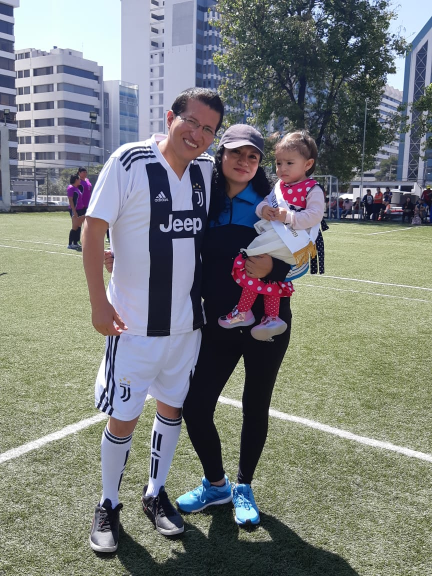
#> input picture PercepcionComputacional/images/image-fam.jpg, 864 x 1152 px (shown at 1/2 size)
$ jupyter execute --allow-errors FourierTransform.ipynb
#> lines starting #> are read from the running program, lines starting #| are printed output that depends on the picture
[cell 1]
import cv2
import numpy as np
from matplotlib import pyplot as plt

[cell 2]
img = cv2.imread('images/image-fam.jpg',0)
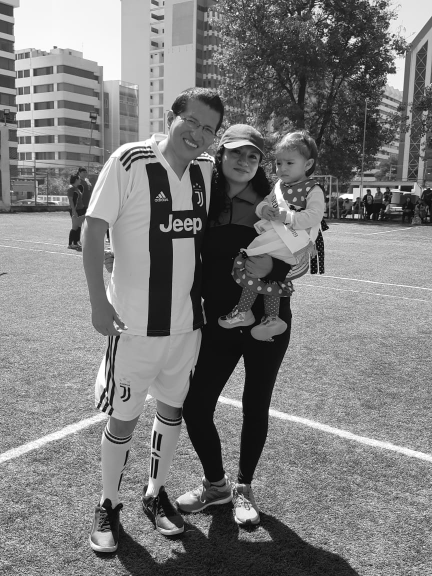
#> img: shape (1152, 864) (shown at 1/2 size); min 0, max 255, mean 124.3
f = np.fft.fft2(img)

fshift = np.fft.fftshift(f)
magnitude_spectrum = 20*np.log(np.abs(fshift))
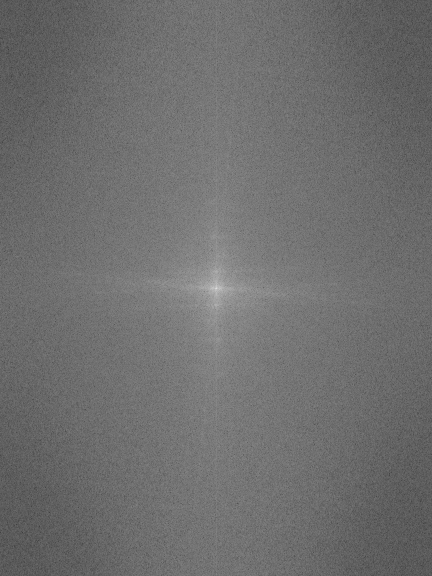
#> magnitude_spectrum: shape (1152, 864) float64 (shown at 1/2 size); min 51.51, max 372.7, mean 190.8; drawn with min black and max white

plt.subplot(121),plt.imshow(img, cmap = 'gray')
plt.title('Input Image'), plt.xticks([]), plt.yticks([])
plt.subplot(122),plt.imshow(magnitude_spectrum, cmap = 'gray')
plt.title('Magnitude Spectrum'), plt.xticks([]), plt.yticks([])
plt.show()
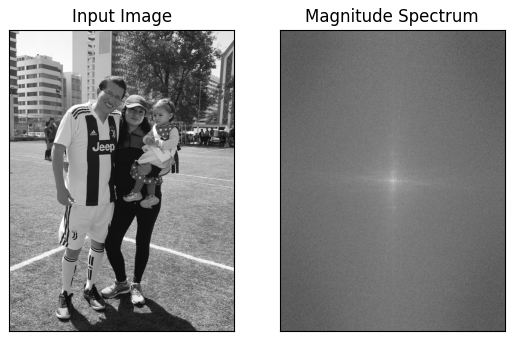
#> figure drawn by matplotlib, 2 panels

[cell 3]
rows, cols = img.shape
#> rows = 1152; cols = 864
mask = np.zeros((rows, cols, 2), np.uint8)
crow, ccol = int(rows/2) , int(cols/2)
#> crow = 576; ccol = 432
mask = np.zeros((rows, cols), np.uint8)
minrow = crow-1
#> minrow = 575
mincol = ccol-1
#> mincol = 431
#> (the rest of this cell did not finish here and is left out)

[cell 4]
import cv2 as cv
import numpy as np
from matplotlib import pyplot as plt
# simple averaging filter without scaling parameter
mean_filter = 1/9*np.ones((3,3))
# creating a gaussian filter
x = cv.getGaussianKernel(5,10)
gaussian = x*x.T

# different edge detecting filters
# scharr in x-direction
scharr = np.array([[-3, 0, 3],
                   [-10,0,10],
                   [-3, 0, 3]])
# sobel in x direction
sobel_x= np.array([[-1, 0, 1],
                   [-2, 0, 2],
                   [-1, 0, 1]])
# sobel in y direction
sobel_y= np.array([[-1,-2,-1],
                   [0, 0, 0],
                   [1, 2, 1]])
# laplacian
laplacian=np.array([[0, 1, 0],
                    [1,-4, 1],
                    [0, 1, 0]])
filters = [mean_filter, gaussian, laplacian, sobel_x, sobel_y, scharr]
filter_name = ['mean_filter', 'gaussian','laplacian', 'sobel_x', \
                'sobel_y', 'scharr_x']
fft_filters = [np.fft.fft2(x) for x in filters]
fft_shift = [np.fft.fftshift(y) for y in fft_filters]
mag_spectrum = [np.log(np.abs(z)+1) for z in fft_shift]
for i in range(6):
    plt.subplot(2,3,i+1),plt.imshow(mag_spectrum[i],cmap = 'gray')
    plt.title(filter_name[i]), plt.xticks([]), plt.yticks([])
plt.show()
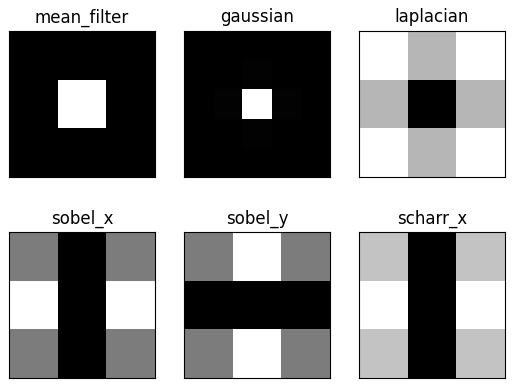
#> figure drawn by matplotlib, 6 panels

[cell 5]
def computeFftSignal(img, rate):
    # inputsignal: the signal for which the transform will be computed
    # rate: sampling frequency

    # Computing the Fourier transform (complex numbers list)
    signalf = np.fft.fft2(img)
    # Half of the fft list (real signal symmetry)
    h = len(signalf)/2
    signalf2 = abs(signalf[:(h-1)])
    # Vector of frequencies
    f = np.linspace(start=0, stop=rate/2, num=len(signalf2))

    r = (f, signalf2)

    return r

[cell 6]
import numpy as np
import cv2
from matplotlib import pyplot as plt


dft = cv2.dft(np.float32(img),flags = cv2.DFT_COMPLEX_OUTPUT)
dft_shift = np.fft.fftshift(dft)

magnitude_spectrum = 20*np.log(cv2.magnitude(dft_shift[:,:,0],dft_shift[:,:,1]))

plt.subplot(121),plt.imshow(img, cmap = 'gray')
plt.title('Input Image'), plt.xticks([]), plt.yticks([])
plt.subplot(122),plt.imshow(magnitude_spectrum, cmap = 'gray')
plt.title('Magnitude Spectrum'), plt.xticks([]), plt.yticks([])
plt.show()
rows, cols = img.shape
crow,ccol = int(rows/2) , int(cols/2)

# create a mask first, center square is 1, remaining all zeros
mask = np.zeros((rows,cols,2),np.uint8)
mask[crow-15:crow+15, ccol-15:ccol+15] = 1

# apply mask and inverse DFT
fshift = dft_shift*mask
f_ishift = np.fft.ifftshift(fshift)
img_back = cv2.idft(f_ishift)
img_back = cv2.magnitude(img_back[:,:,0],img_back[:,:,1])
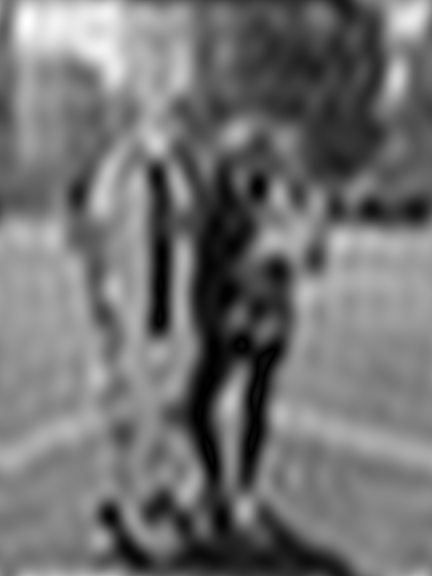
#> img_back: shape (1152, 864) float32 (shown at 1/2 size); min 36226.2, max 275937952, mean 123804520; drawn with min black and max white

plt.subplot(121),plt.imshow(img, cmap = 'gray')
plt.title('Input Image'), plt.xticks([]), plt.yticks([])
plt.subplot(122),plt.imshow(img_back, cmap = 'gray')
plt.title('Magnitude Spectrum'), plt.xticks([]), plt.yticks([])
plt.show()

[cell 7]
import numpy as np
import cv2
from matplotlib import pyplot as plt


dft = cv2.dft(np.float32(img),flags = cv2.DFT_COMPLEX_OUTPUT)
dft_shift = np.fft.fftshift(dft)

magnitude_spectrum = 20* np.log(cv2.magnitude(dft_shift[:,:,0],dft_shift[:,:,1]))

plt.subplot(121),plt.imshow(img, cmap = 'gray')
plt.title('Input Image'), plt.xticks([]), plt.yticks([])
plt.subplot(122),plt.imshow(magnitude_spectrum, cmap = 'gray')
plt.title('Magnitude Spectrum'), plt.xticks([]), plt.yticks([])
plt.show()
rows, cols = img.shape
crow,ccol = int(rows/2) , int(cols/2)

# create a mask first, center square is 1, remaining all zeros
mask = np.zeros((rows,cols,2),np.uint8)
mask[crow-20:crow+20, ccol-20:ccol+20] = 1

# apply mask and inverse DFT
fshift = dft_shift*mask
f_ishift = np.fft.ifftshift(fshift)
img_back = cv2.idft(f_ishift)
img_back = cv2.magnitude(img_back[:,:,0],img_back[:,:,1])
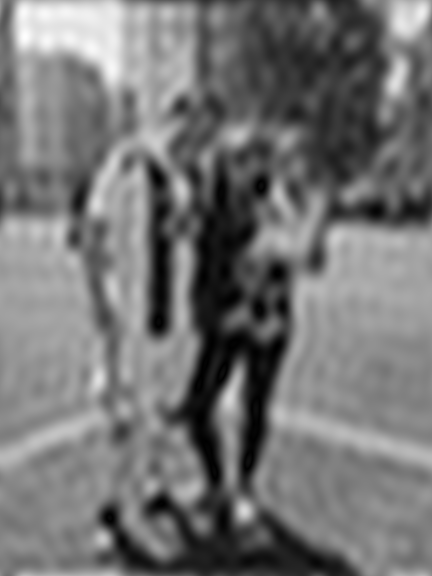
#> img_back: shape (1152, 864) float32 (shown at 1/2 size); min 88883.6, max 270090464, mean 123753720; drawn with min black and max white

plt.subplot(121),plt.imshow(img, cmap = 'gray')
plt.title('Input Image'), plt.xticks([]), plt.yticks([])
plt.subplot(122),plt.imshow(img_back, cmap = 'gray')
plt.title('Blur Spectrum'), plt.xticks([]), plt.yticks([])
plt.show()

[cell 8]
rows, cols = img.shape
crow, ccol = int(rows / 2), int(cols / 2)  # center

# Circular HPF mask, center circle is 0, remaining all ones

mask = np.ones((rows, cols, 2), np.uint8)
r = 500
center = [crow, ccol]
#> center = [576, 432]
x, y = np.ogrid[:rows, :cols]
#> x = 1152 values from 0 to 1151
mask_area = (x - center[0]) ** 2 + (y - center[1]) ** 2 <= r*r
mask[mask_area] = 1

# apply mask and inverse DFT
fshift = dft_shift * mask

fshift_mask_mag = 2000 * np.log(cv2.magnitude(fshift[:, :, 0], fshift[:, :, 1]))

f_ishift = np.fft.ifftshift(fshift)
img_back = cv2.idft(f_ishift)
img_back = cv2.magnitude(img_back[:, :, 0], img_back[:, :, 1])

plt.subplot(2, 2, 1), plt.imshow(img, cmap='gray')
plt.title('Input Image'), plt.xticks([]), plt.yticks([])
plt.subplot(2, 2, 2), plt.imshow(magnitude_spectrum, cmap='gray')
plt.title('After FFT'), plt.xticks([]), plt.yticks([])
plt.subplot(2, 2, 3), plt.imshow(fshift_mask_mag, cmap='gray')
plt.title('FFT + Mask'), plt.xticks([]), plt.yticks([])
plt.subplot(2, 2, 4), plt.imshow(img_back, cmap='gray')
plt.title('After FFT Inverse'), plt.xticks([]), plt.yticks([])
plt.show()

$ run again, with PercepcionComputacional/images/WIN_20200526_12_59_11_Pro.jpg copied over PercepcionComputacional/images/image-fam.jpg
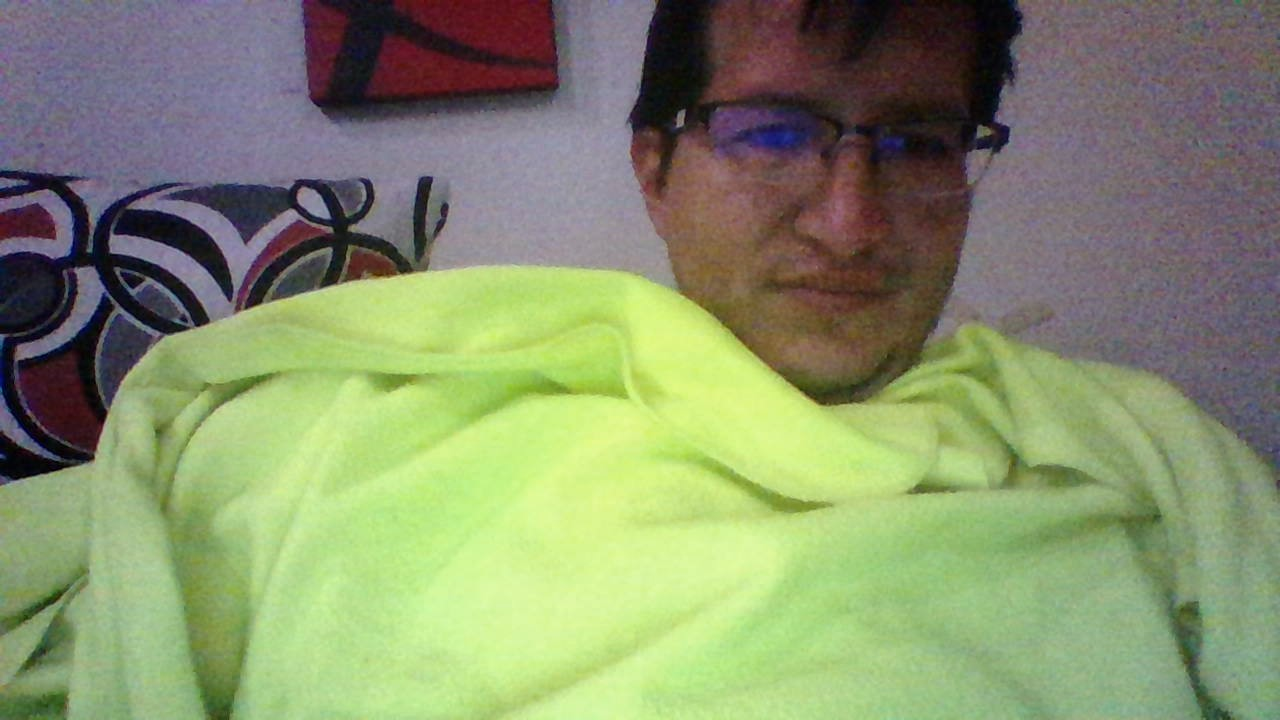
#> input picture PercepcionComputacional/images/WIN_20200526_12_59_11_Pro.jpg, 1280 x 720 px
#> `magnitude_spectrum = 20*np.log(np.abs(fshift))`:
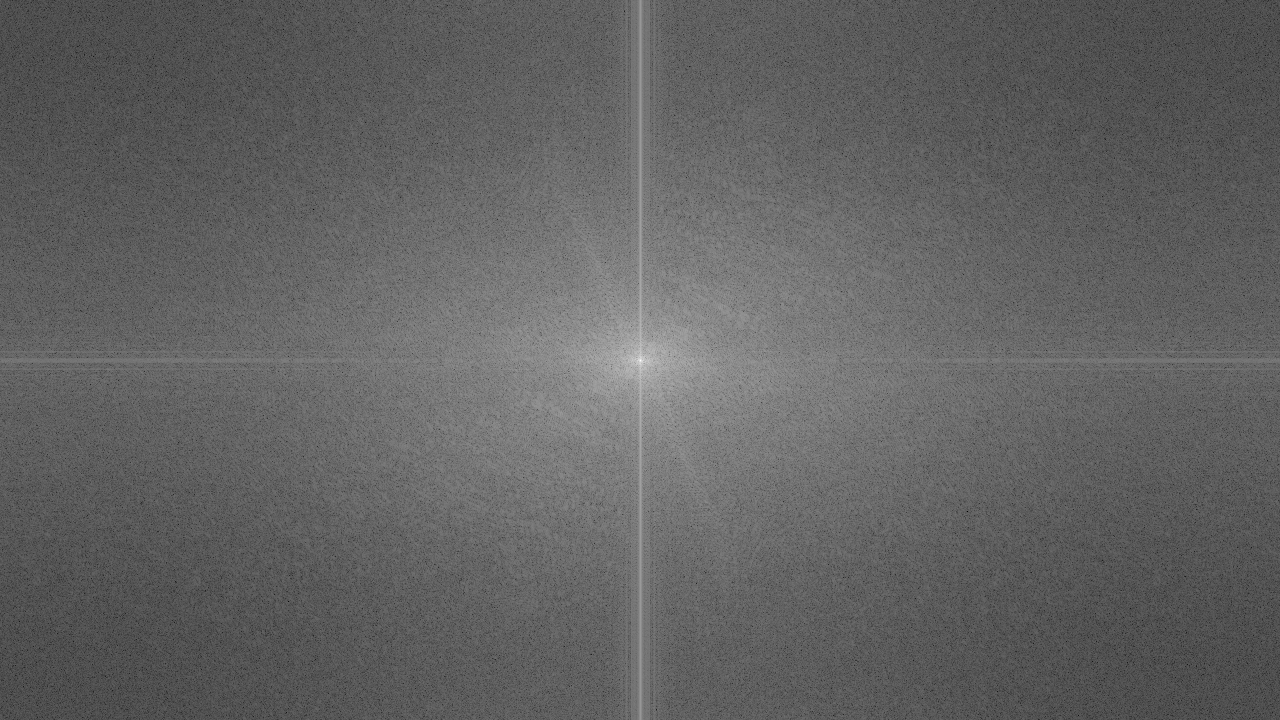
#> magnitude_spectrum: shape (720, 1280) float64; min -1.26, max 373.2, mean 143.7; drawn with min black and max white
#> `img_back = cv2.magnitude(img_back[:,:,0],img_back[:,:,1])`:
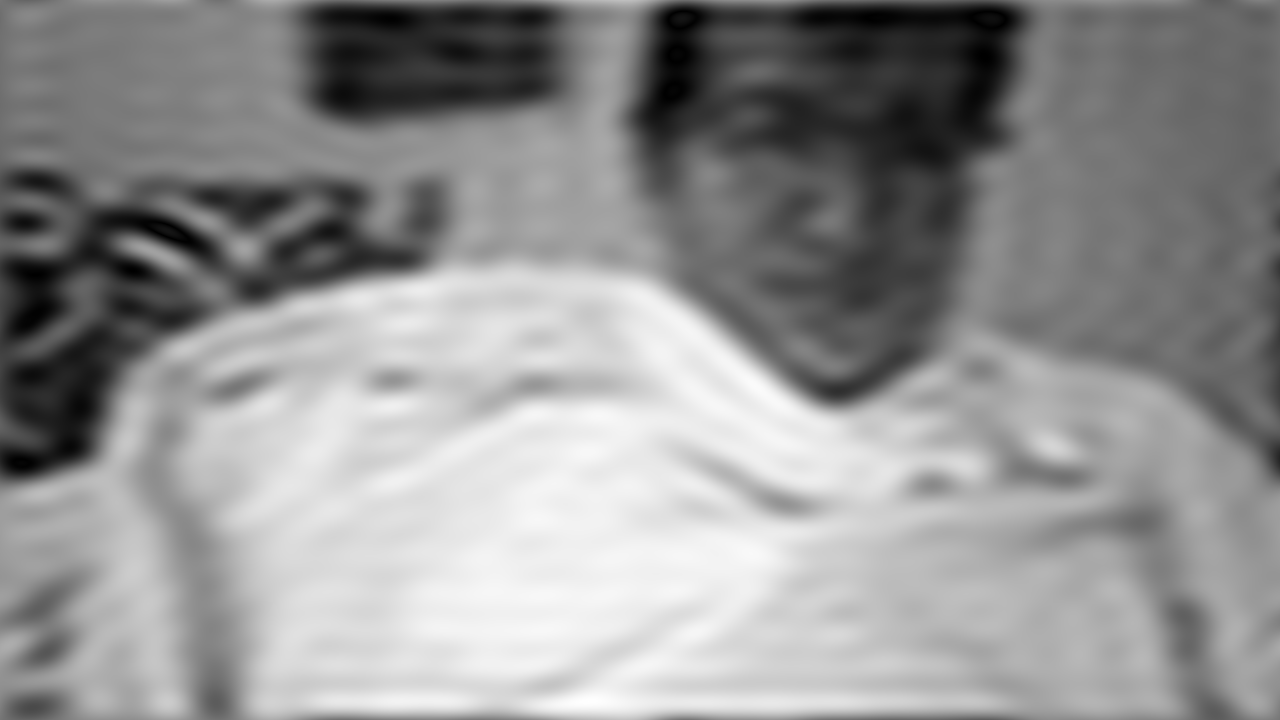
#> img_back: shape (720, 1280) float32; min 42825.5, max 220489376, mean 126981024; drawn with min black and max white

$ run again, with PercepcionComputacional/images/WIN_20200526_12_59_14_Pro.jpg copied over PercepcionComputacional/images/image-fam.jpg
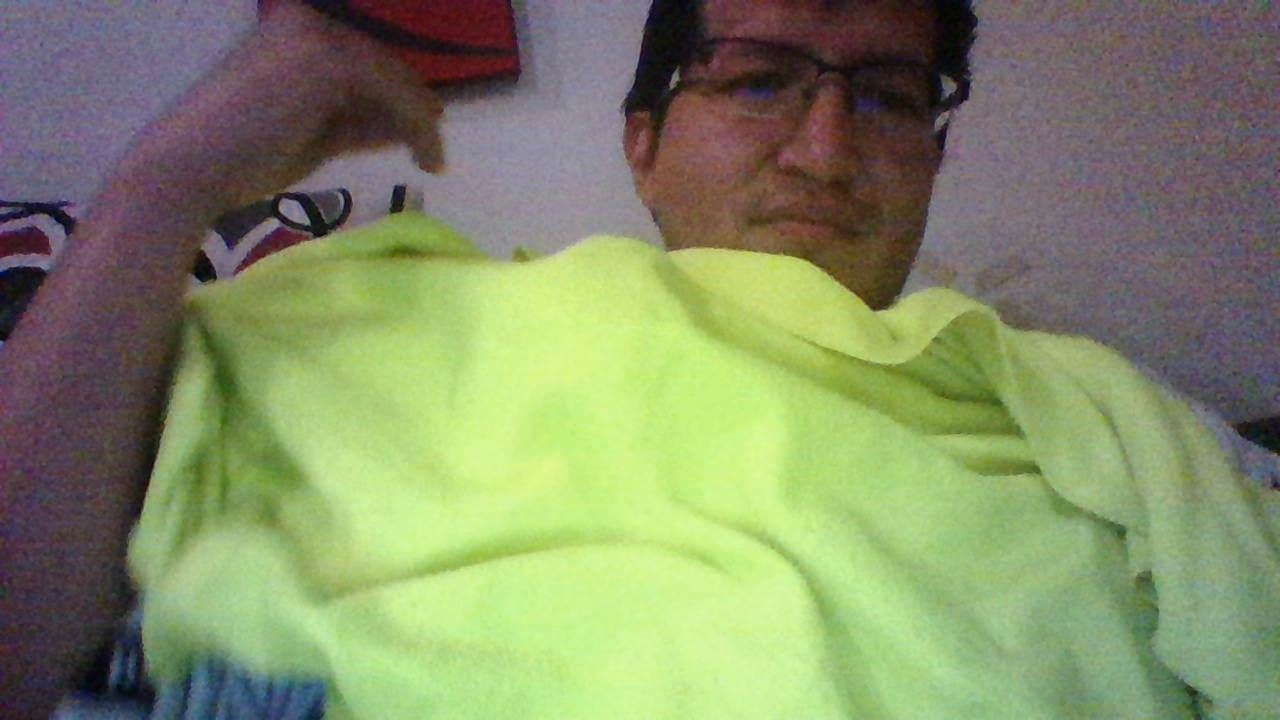
#> input picture PercepcionComputacional/images/WIN_20200526_12_59_14_Pro.jpg, 1280 x 720 px
#> `plt.show()`:
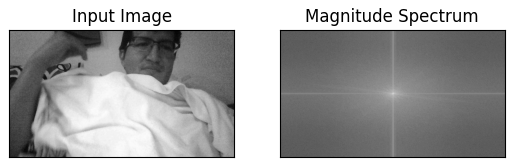
#> figure drawn by matplotlib, 2 panels
#> `img_back = cv2.magnitude(img_back[:, :, 0], img_back[:, :, 1])`:
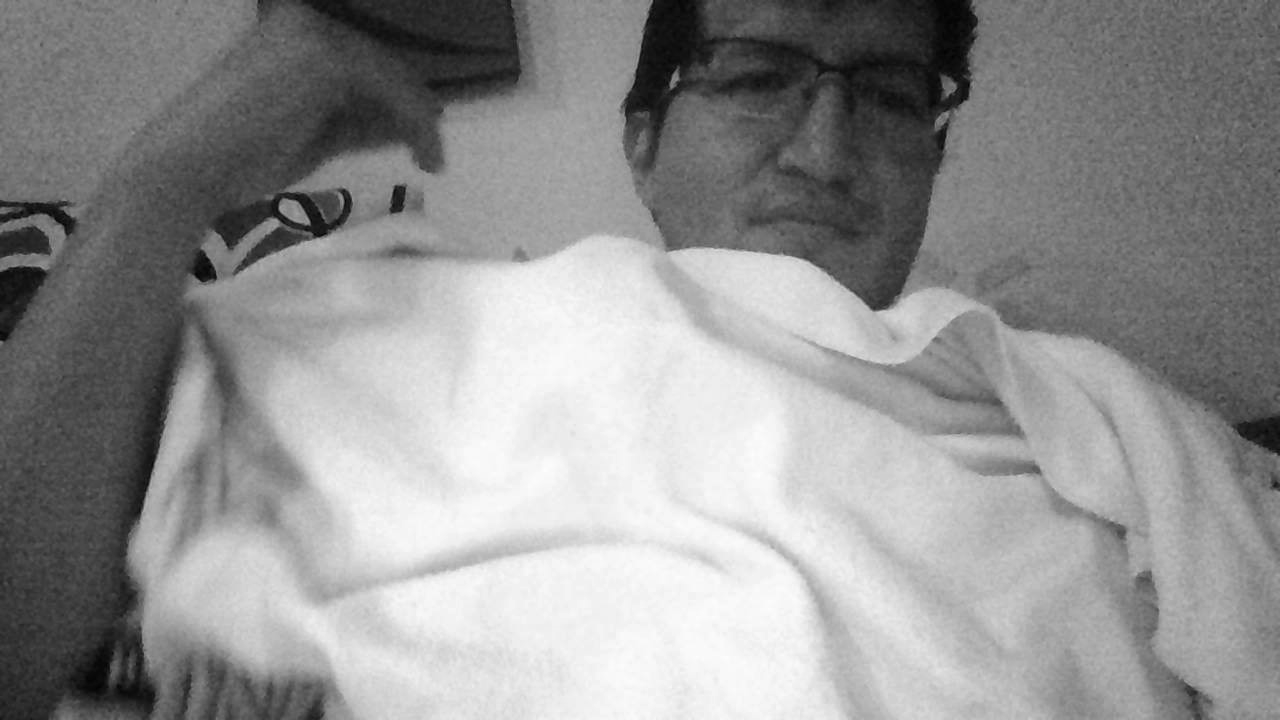
#> img_back: shape (720, 1280) float32; min 9.24, max 213811200, mean 123489184; drawn with min black and max white
